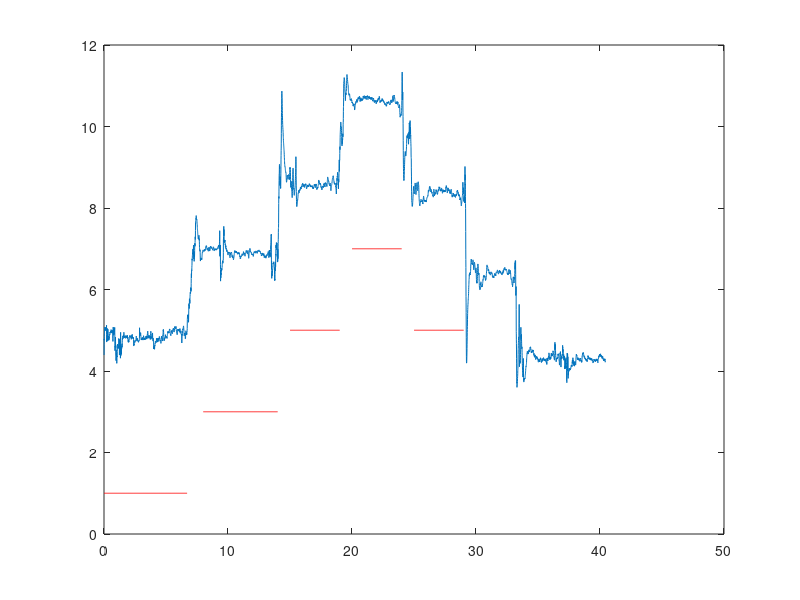

The MATLAB source for this figure:
[tiempo,AX,AY,AkX,AkY,AcX,AcY] = textread ('3Algoritmos.txt', "%f %f %f %f %f %f %f");
fs=200;
figure(1)
t1=0.005:1/fs:6.7;
x1(1:(6.7*fs)) = 1;
t2=8.005:1/fs:14;
x2(1:((14-8)*fs))=3;
t3=15.005:1/fs:19;
x3(1:((19-15)*fs))=5;
t4=20.005:1/fs:24;
x4(1:((24-20)*fs))=7;
t5=25.005:1/fs:29;
x5(1:((29-25)*fs))=5;
plot(tiempo,AkX, t1,x1,'r' ,t2,x2,'r',t3,x3,'r',t4,x4,'r',t5,x5,'r')

media1=mean(AkX(1:6.7*fs))
media2=mean(AkX(8*fs:14*fs))
media3=mean(AkX(15*fs:19*fs))
media4=mean(AkX(20*fs:24*fs))
media4=mean(AkX(25*fs:29*fs))
media5=mean(AkX(30*fs:33*fs))
media5=mean(AkX(34*fs:37*fs))